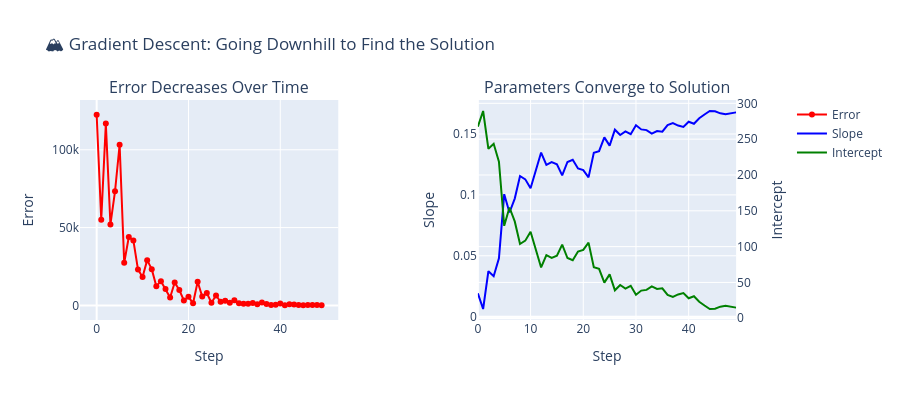

The notebook cell this image was saved under:
### Markdown cell above
Le résultat n'est pas tout à fait aussi bon qu'avec la descente de gradient par lot, mais n'oubliez pas que chaque étape ne s'appuie que sur un seul point. Avec 50 étapes, le modèle n'a donc vu que 50 points au total, alors que la descente par lot a utilisé tous les points 50 fois !

Visualisons à nouveau l'apprentissage pour voir comment le modèle apprend avec la descente de gradient stochastique. Le code suivant montre l'évolution de la pente, de l'ordonnée à l'origine et de l'erreur. Vous remarquerez que tout est un peu plus bruité qu'avec la descente par lot, mais le modèle apprend et s'améliore quand même au fil du temps.

### Code cell
# Note pédagogique : cette visualisation met en évidence la trajectoire plus bruitée, mais souvent plus rapide, de la descente de gradient stochastique.

plot_learning_process(sgd_history)

### Figure 1 — Plotly figure (JSON) as saved in the notebook; plotly's stock layout.template omitted (floating-point values rounded to 4 significant figures)
{"data": [{"line": {"color": "red", "width": 2}, "mode": "lines+markers", "name": "Error", "type": "scatter", "x": [0, 1, 2, 3, 4, 5, 6, 7, 8, 9, 10, 11, 12, 13, 14, 15, 16, 17, 18, 19, 20, 21, 22, 23, 24, 25, 26, 27, 28, 29, 30, 31, 32, 33, 34, 35, 36, 37, 38, 39, 40, 41, 42, 43, 44, 45, 46, 47, 48, 49], "xaxis": "x", "y": [122500, 55100.0, 116800.0, 52050.0, 73310.0, 103200.0, 27380.0, 43940.0, 41710.0, 23100.0, 18260.0, 29080.0, 23270.0, 12370.0, 15550.0, 10480.0, 5050.0, 14710.0, 9859.0, 3160.0, 5599.0, 1329.0, 15150.0, 5648.0, 7920.0, 1699.0, 6382.0, 2327.0, 2900.0, 1679.0, 3367.0, 1446.0, 1057.0, 1009.0, 1459.0, 687.8, 1858.0, 877.4, 267.0, 447.0, 1141.0, 164.1, 752.6, 591.9, 306.3, 162.3, 172.5, 207.1, 184.5, 83.95], "yaxis": "y"}, {"line": {"color": "blue", "width": 2}, "mode": "lines", "name": "Slope", "type": "scatter", "x": [0, 1, 2, 3, 4, 5, 6, 7, 8, 9, 10, 11, 12, 13, 14, 15, 16, 17, 18, 19, 20, 21, 22, 23, 24, 25, 26, 27, 28, 29, 30, 31, 32, 33, 34, 35, 36, 37, 38, 39, 40, 41, 42, 43, 44, 45, 46, 47, 48, 49], "xaxis": "x2", "y": [0.01909, 0.006288, 0.03736, 0.03321, 0.04798, 0.1006, 0.08551, 0.09694, 0.1155, 0.1127, 0.1054, 0.1209, 0.1347, 0.1246, 0.1269, 0.125, 0.116, 0.127, 0.1288, 0.1217, 0.1203, 0.1143, 0.1345, 0.1359, 0.1472, 0.1404, 0.1535, 0.1491, 0.1521, 0.1498, 0.1572, 0.1538, 0.1532, 0.1503, 0.1524, 0.1519, 0.1574, 0.159, 0.1569, 0.1557, 0.16, 0.1584, 0.1629, 0.166, 0.1689, 0.1686, 0.167, 0.1662, 0.1669, 0.1678], "yaxis": "y2"}, {"line": {"color": "green", "width": 2}, "mode": "lines", "name": "Intercept", "type": "scatter", "x": [0, 1, 2, 3, 4, 5, 6, 7, 8, 9, 10, 11, 12, 13, 14, 15, 16, 17, 18, 19, 20, 21, 22, 23, 24, 25, 26, 27, 28, 29, 30, 31, 32, 33, 34, 35, 36, 37, 38, 39, 40, 41, 42, 43, 44, 45, 46, 47, 48, 49], "xaxis": "x2", "y": [267.5, 289.3, 236.5, 243.5, 218.4, 129.1, 154.6, 135.2, 103.6, 108.3, 120.9, 94.51, 70.93, 88.12, 84.27, 87.43, 102.8, 84.06, 80.99, 93.16, 95.47, 105.6, 71.37, 69.05, 49.8, 61.26, 39.04, 46.49, 41.5, 45.3, 32.74, 38.62, 39.63, 44.53, 40.99, 41.8, 32.48, 29.73, 33.27, 35.23, 27.92, 30.69, 23.06, 17.8, 12.93, 13.32, 16.16, 17.5, 16.24, 14.82], "yaxis": "y3"}], "layout": {"annotations": [{"font": {"size": 16}, "showarrow": false, "text": "Error Decreases Over Time", "x": 0.185, "xanchor": "center", "xref": "paper", "y": 1, "yanchor": "bottom", "yref": "paper"}, {"font": {"size": 16}, "showarrow": false, "text": "Parameters Converge to Solution", "x": 0.755, "xanchor": "center", "xref": "paper", "y": 1, "yanchor": "bottom", "yref": "paper"}], "height": 400, "title": {"text": "🏔️ Gradient Descent: Going Downhill to Find the Solution"}, "xaxis": {"anchor": "y", "domain": [0, 0.37], "title": {"text": "Step"}}, "xaxis2": {"anchor": "y2", "domain": [0.57, 0.94], "title": {"text": "Step"}}, "yaxis": {"anchor": "x", "domain": [0, 1], "title": {"text": "Error"}}, "yaxis2": {"anchor": "x2", "domain": [0, 1], "title": {"text": "Slope"}}, "yaxis3": {"anchor": "x2", "overlaying": "y2", "side": "right", "title": {"text": "Intercept"}}}}
